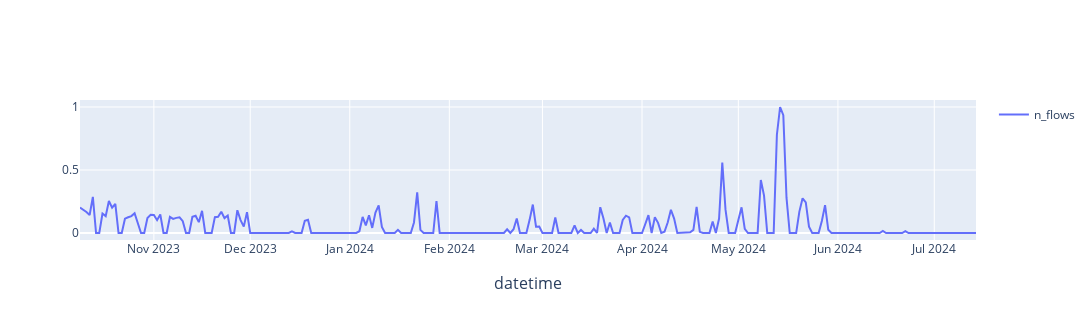

The cell this chart's notebook holds for it:
### Code cell
time_based_dataset.plot(ts_id=443967, plot_type="line", features="n_flows", feature_per_plot=True, time_format="datetime", use_transformers=True)

### Figure 1 — Plotly figure (JSON) as saved in the notebook; plotly's stock layout.template omitted (floating-point values rounded to 4 significant figures; data arrays with more than 128 entries replaced by an {"elided": "..."} marker saying what was removed)
{"data": [{"mode": "lines", "name": "n_flows", "type": "scatter", "x": {"elided": "280 str values"}, "xaxis": "x", "y": {"elided": "280 float values"}, "yaxis": "y"}], "layout": {"annotations": [{"font": {"size": 16}, "showarrow": false, "text": "datetime", "x": 0.5, "xanchor": "center", "xref": "paper", "y": 0, "yanchor": "top", "yref": "paper", "yshift": -30}], "autosize": true, "height": 320, "showlegend": true, "width": 2000, "xaxis": {"anchor": "y", "domain": [0, 1]}, "yaxis": {"anchor": "x", "domain": [0, 1]}}}
